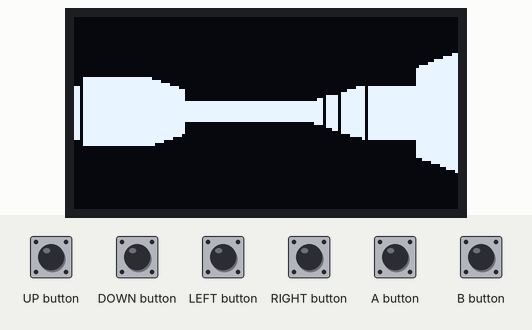
Simulated run of this sketch. Board: Arduboy, built with avr-gcc and run on an emulated ATmega32U4. Shown: 128×64 one-colour display. The inputs (shaded band) are chosen by the test bench.

Above: at 1.2 s.
1.3 s: UP button pressed for 0.15 s
At 2.4 s:
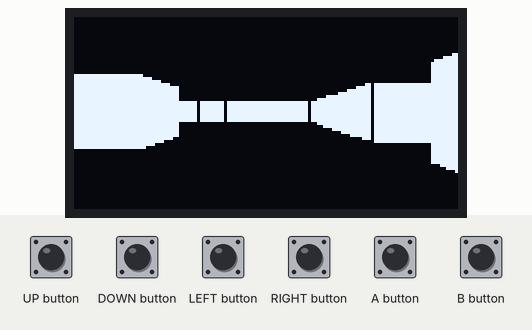
2.9 s: LEFT button pressed for 1 s
At 5.0 s:
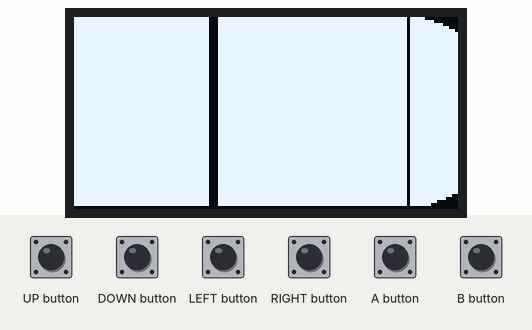
5.4 s: DOWN button pressed for 1 s
At 7.0 s:
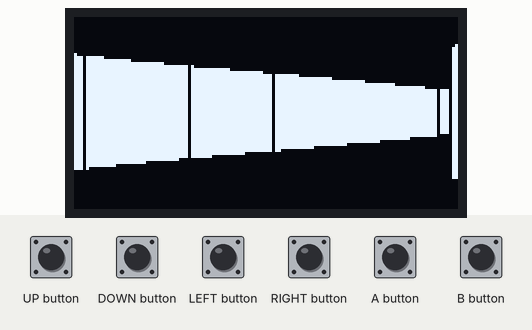
7.9 s: UP button pressed for 1 s
At 9.9 s:
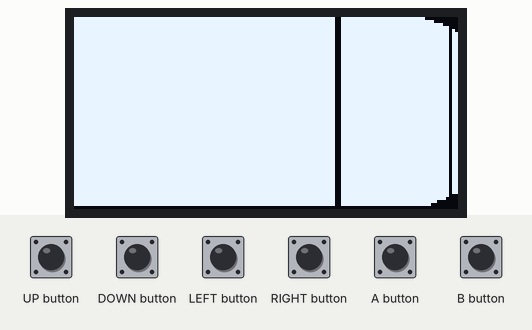
10.4 s: DOWN button pressed for 0.15 s
At 11.2 s:
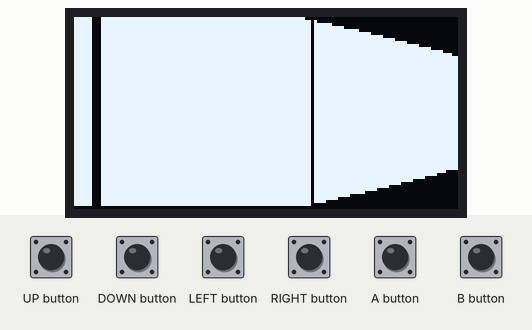
Timing chart, 0 to 13.0 s (numbered marks = the images above; inputs shaded):
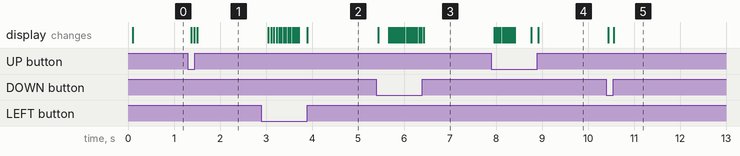

Measured:
- after the input at 1.3 s, the display: first changes after 0.08 s (image 1 shows a later state)
- after the input at 2.9 s, the display: first changes after 0.15 s (image 2 shows a later state)
- after the input at 5.4 s, the display: first changes at once (image 3 shows a later state)
- after the input at 7.9 s, the display: first changes after 0.06 s (image 4 shows a later state)
- after the input at 10.4 s, the display: first changes at once (image 5 shows a later state)

The sketch:

main.ino
```cpp
#include <Arduboy2.h>
#include "Config.h"
#include "RayCaster.h"
#include "ViewPoint.h"
Arduboy2 arduboy;
Graphics _g{arduboy};
ViewPoint _viewPoint{ Cfg::START_POS_X, Cfg::START_POS_Y, ANGLE_0 };
RayCaster _ray;
void setup() {
    arduboy.begin();
    arduboy.setFrameRate(30);
}

void loop() {
  if (!arduboy.nextFrame()){
    return;
  }
  _viewPoint.update(arduboy);
  _viewPoint.checkCollisions();
  _ray.renderView(_g, _viewPoint.x, _viewPoint.y, _viewPoint.angle);
}
```

Graphics.h
```cpp
#pragma once
#include <Arduboy2.h>
struct Graphics{
    Arduboy2& _a;
    uint8_t color = WHITE;
    Graphics(Arduboy2& a) : _a(a) {};

    void clearScreen() noexcept {
        _a.clear();
    }
    void present() noexcept {
        _a.display();
    }
    void setColor(uint8_t c) noexcept {
       color = c; //arduboy is monochrome, so BLACK and WHITE are all we get. :)
    }
    void drawVerticalLine(int x, int y, int length) noexcept{
        _a.drawFastVLine(x, y, length, color);
    }
};
```

LevelData.h
```cpp
#pragma once
static constexpr auto WORLD_ROWS = 16;
static constexpr auto WORLD_COLUMNS = WORLD_ROWS;
static constexpr auto WORLD_SIZE = (WORLD_ROWS * Cfg::CELL_SIZE); //width and height of the gameworld
static constexpr auto FIRST_VALID_CELL = 1; //to shortcut collision testing we can check against the map boundary walls. Helps with mouse interaction and for Q&D respawn when stuck in a wall.
static constexpr auto LAST_VALID_CELL = WORLD_ROWS-2; //0 == wall, 15 == wall. so if our position is below or above the valid spaces, we can bail without performing lookup.
#define USE_BITMAP_LEVELDATA
#ifndef USE_BITMAP_LEVELDATA
static constexpr char WORLD[WORLD_ROWS][WORLD_COLUMNS] PROGMEM = {
    {1,1,1,1,1,1,1,1,1,1,1,1,1,1,1,1},
    {1,0,0,0,0,0,0,0,0,0,0,0,0,0,0,1},
    {1,0,0,1,1,1,1,1,0,0,0,0,0,0,0,1},
    {1,0,0,1,0,0,0,1,0,1,0,1,0,1,0,1},
    {1,0,0,1,0,0,0,1,0,0,0,0,0,0,0,1},
    {1,0,0,1,0,0,1,1,0,0,0,0,0,0,0,1},
    {1,0,0,0,0,0,0,0,0,0,0,0,0,0,0,1},
    {1,0,0,0,0,0,0,0,0,0,0,0,0,0,0,1},
    {1,0,0,0,0,0,0,0,0,0,0,0,0,0,0,1},
    {1,0,0,1,1,0,0,1,1,1,1,1,1,0,0,1},
    {1,0,0,1,0,0,0,0,0,0,0,0,1,0,0,1},
    {1,0,0,1,1,1,0,0,0,0,0,0,1,0,0,1},
    {1,0,0,1,0,0,0,0,0,0,0,0,1,0,0,1},
    {1,0,0,1,1,1,1,1,1,1,1,0,1,0,0,1},
    {1,0,0,0,0,0,0,0,0,0,0,0,0,0,0,1},
    {1,1,1,1,1,1,1,1,1,1,1,1,1,1,1,1}
};
inline constexpr bool isWall(int x, int y) noexcept {
    if (x < FIRST_VALID_CELL || y < FIRST_VALID_CELL
        || x > LAST_VALID_CELL || y > LAST_VALID_CELL) {
        return true;
    }
    return (WORLD[y][x] != 0);
}
#else //use bitmap representation for the map data.
//this saves memory but might give up performance, as the Arduboy does not feature a barrel shifter.
// the expression ">> ((WORLD_COLUMNS - 1) - x)", therefore, could cost up to 15 cycles.
// ergo: ... need to figure out how to run perf tests on the Arduino.
//the bit map was generated thusly: https://pastebin.com/fweGUGJE
static constexpr uint16_t  WORLD[WORLD_ROWS] PROGMEM = {
    /*[ 0] 1111111111111111*/       0xffff,
    /*[ 1] 1000000000000001*/       0x8001,
    /*[ 2] 1001111100000001*/       0x9f01,
    /*[ 3] 1001000101010101*/       0x9155,
    /*[ 4] 1001000100000001*/       0x9101,
    /*[ 5] 1001001100000001*/       0x9301,
    /*[ 6] 1000000000000001*/       0x8001,
    /*[ 7] 1000000000000001*/       0x8001,
    /*[ 8] 1000000000000001*/       0x8001,
    /*[ 9] 1001100111111001*/       0x99f9,
    /*[10] 1001000000001001*/       0x9009,
    /*[11] 1001110000001001*/       0x9c09,
    /*[12] 1001000000001001*/       0x9009,
    /*[13] 1001111111101001*/       0x9fe9,
    /*[14] 1000000000000001*/       0x8001,
    /*[15] 1111111111111111*/       0xffff,
};
inline constexpr bool isWall(int x, int y) noexcept {
    if (x < FIRST_VALID_CELL || y < FIRST_VALID_CELL
        || x > LAST_VALID_CELL || y > LAST_VALID_CELL) {
        return true;
    }
    return (WORLD[y] >> ((WORLD_COLUMNS - 1) - x) & 0x01);
}
#endif // !USE_BITMAP_LEVELDATA

static_assert(WORLD_ROWS == WORLD_COLUMNS && "The map must be square - WORLD_ROWS == WORLD_COLUMNS");
static_assert(Utils::isPowerOfTwo(WORLD_SIZE) && "World width and height must be a power-of-2");
static_assert(!isWall(FIRST_VALID_CELL, FIRST_VALID_CELL));
static_assert(!isWall(LAST_VALID_CELL, LAST_VALID_CELL));
static_assert(isWall(3, 3)); //test an arbitrary position that we know should be a wall
```

RayCaster.h
```cpp
#pragma once
#include "Utils.h"
#include "Config.h"
#include "LevelData.h"
#include "Graphics.h"
#include "LUT.h"
class RayCaster {
    struct RayStart {
        float intersection = 0.0f; //the first possible intersection point
        int boundary = 0; // the next intersection point
        int delta = 0; // the amount needed to move to get to the next cell position
        int next_cell = 0; //cell delta, to move left / right or up / down
    };
    struct RayEnd {
        float distance = 0.0f; // the distance of intersection from the player
        int boundary = 0; // record intersections with cell boundaries
        int intersection = 0; // used to save exact intersection point with a wall
        bool operator <(const RayEnd& that) const noexcept { return distance < that.distance; };
    };

    static constexpr auto WALL_BOUNDARY_COLOR = BLACK;
    static constexpr auto VERTICAL_WALL_COLOR = WHITE;
    static constexpr auto HORIZONTAL_WALL_COLOR = WHITE;
    //The MAGIC_CONSTANT must be an even power-of-two >= WORLD_SIZE. Used to quickly round our position to nearest cell wall using bitwise AND.
    static constexpr auto MAGIC_CONSTANT = (Utils::isPowerOfTwo(WORLD_SIZE) ? WORLD_SIZE : Utils::nextPowerOfTwo(WORLD_SIZE))- Cfg::CELL_SIZE;

    RayStart initHorizontalRay(const int x, const int y, const int view_angle) const noexcept {
        const auto FACING_RIGHT = (view_angle < ANGLE_90 || view_angle >= ANGLE_270);
        const int x_bound = FACING_RIGHT ? CELL_SIZE + (x & MAGIC_CONSTANT) : (x & MAGIC_CONSTANT); //round x to nearest CELL_WIDTH (power-of-2), this is the first possible intersection point.
        const int x_delta = FACING_RIGHT ? CELL_SIZE : -CELL_SIZE; // the amount needed to move to get to the next vertical line (cell boundary)
        const int next_cell_direction = FACING_RIGHT ? 0 : -1;  //x coordinates increase to the left, and decrease to the right
        const float yi = pgm_read_float(&tan_table[view_angle]) * (x_bound - x) + y; // based on first possible vertical intersection line, compute Y intercept, so that casting can begin
        return RayStart{ yi, x_bound, x_delta, next_cell_direction };
    }

    RayStart initVerticalRay(const int x, const int y, const int view_angle) const noexcept {
        const auto FACING_DOWN = (view_angle >= ANGLE_0 && view_angle < ANGLE_180);
        const int y_bound = FACING_DOWN ? CELL_SIZE  + (y & MAGIC_CONSTANT) : (y & MAGIC_CONSTANT); //Optimization: round y to nearest CELL_HEIGHT (power-of-2)
        const int y_delta = FACING_DOWN ? CELL_SIZE : -CELL_SIZE; // the amount needed to move to get to the next horizontal line (cell boundary)
        const int next_cell_direction = FACING_DOWN ? 0 : -1; //remember: y coordinates increase as we move down (south) in the world, and decrease towards the top (north)
        const float xi = pgm_read_float(&inv_tan_table[view_angle]) * (y_bound - y) + x; // based on first possible horizontal intersection line, compute X intercept, so that casting can begin
        return RayStart{ xi, y_bound, y_delta, next_cell_direction };
    }

    RayEnd findVerticalWall(const int x, const int y, const int view_angle) const noexcept  {
        auto [yi,  x_bound, x_delta, next_x_cell] = initHorizontalRay(x, y, view_angle); // cast a ray horizontally, along the x-axis, to intersect with vertical walls
        RayEnd result;
        while (x_bound > -1 && x_bound < WORLD_SIZE) {
            const int cell_x = ((x_bound + next_x_cell) / CELL_SIZE); //arduboy does not have a barrel shifter
            const int cell_y = static_cast<int>(yi) / CELL_SIZE;
            if (!isWall(cell_x, cell_y)) {
                yi += pgm_read_float(&y_step[view_angle]); // compute next Y intercept
                x_bound += x_delta; // move to next possible intersection points
                continue;
            }
            result.distance = (yi - y) * pgm_read_float(&inv_sin_table[view_angle]); // compute distance to hit
            result.boundary = x_bound; // record intersections with cell boundaries
            result.intersection = static_cast<int>(yi);
            return result;
        }
        return result;
    }

    RayEnd findHorizontalWall(const int x, const int y, const int view_angle) const noexcept {
        auto [xi, y_bound, y_delta, next_y_cell] = initVerticalRay(x, y, view_angle); ///ast a ray vertically, along the y-axis, to intersect with horizontal walls
        RayEnd result;
        while (y_bound > -1 && y_bound < WORLD_SIZE) {
            const int cell_x = static_cast<int>(xi) / CELL_SIZE;   // the current cell that the ray is in
            const int cell_y = ((y_bound + next_y_cell) / CELL_SIZE);
            if (!isWall(cell_x, cell_y)) {
                xi += pgm_read_float(&x_step[view_angle]); //compute next X intercept
                y_bound += y_delta;
                continue;
            }
            result.distance = (xi - x) * pgm_read_float(&inv_cos_table[view_angle]);
            result.boundary = y_bound;
            result.intersection = static_cast<int>(xi);
            return result;
        }
        return result;
    }
public:
    RayCaster() {}
    void renderView(Graphics& g, const int x, const int y, int view_angle) const noexcept {
        // This function casts out RAY_COUNT rays from the viewer and builds up the display based on the intersections with the walls.
        // The distance to the first horizontal and vertical edge is recorded. The closest intersection is the one used to draw the display.
        // The inverse of that distance is used to compute the height of the "sliver" of texture that will be drawn on the screen
        g.clearScreen();
        if ((view_angle -= HALF_FOV_ANGLE) < ANGLE_0) { // compute starting angle from player. Field of view is FOV angles, subtract half of that from the current view angle
            view_angle = ANGLE_360 + view_angle;
        }
        for (int ray = 0; ray < RAY_COUNT; ray++) {
            RayEnd xray = findVerticalWall(x, y, view_angle);  //cast a ray along the x-axis to intersect with vertical walls
            RayEnd yray = findHorizontalWall(x, y, view_angle); //cast a ray along the y-axis to intersect with horizontal walls
            auto color = WALL_BOUNDARY_COLOR;
            const float min_dist = (xray < yray) ? xray.distance : yray.distance;
            if (xray < yray) { // there was a vertical wall closer than a horizontal wall
                if (xray.intersection % CELL_SIZE > 1) {
                    color = VERTICAL_WALL_COLOR;
                }
            }
            else { // must have hit a horizontal wall first
                if (yray.intersection % CELL_SIZE > 1) {
                    color = HORIZONTAL_WALL_COLOR;
                }
            }
            // height of the sliver is based on the inverse distance to the intersection. Closer is bigger, so: height = 1/dist. However, 1 is too low a factor to look good so we use a view-filter lookup-table
            const int height = static_cast<int>(pgm_read_float(&cos_table[ray]) / min_dist);
            const int clipped_height = (height > Cfg::VIEWPORT_HEIGHT) ? Cfg::VIEWPORT_HEIGHT : height;
            const int top = VIEWPORT_HORIZON - (clipped_height >> 1); //Optimization: height >> 1 == height / 2. slivers are drawn symmetrically around the viewport horizon.
            const int sliver_x = ray;
            g.setColor(color);
            g.drawVerticalLine(sliver_x, top, clipped_height - 1);
            if (++view_angle == ANGLE_360) {
                view_angle = ANGLE_0; //reset angle back to zero
            }
        }
        g.present();
    }
};
```

Utils.h
```cpp
#pragma once
namespace Utils {
  template<typename T>
	bool constexpr isPowerOfTwo(T x) noexcept {
		return (x != 0) && ((x & (x - 1)) == 0);
	}

	//courtesy of Graham Palmer, https://stackoverflow.com/a/53935759
	template<typename T>
	constexpr T nextPowerOfTwo(T value, size_t pow = 0) noexcept {
		return (value >> pow) ? nextPowerOfTwo(value, pow + 1) : T(1) << pow;
	}
}
```

ViewPoint.h
```cpp
#pragma once
#include "Config.h"
#include "LevelData.h"
#include <Arduboy2.h>
struct ViewPoint {
    int x = 0, y = 0, angle = 0;
    float dx = 0.0f, dy = 0.0f;
    ViewPoint(int cellx, int celly, int startAngle): angle { startAngle }{
        centerInCell(cellx, celly);
    }
    void update(Arduboy2& a){
        dx = 0.0f;
        dy = 0.0f;
        if (a.pressed(RIGHT_BUTTON)) {
            if ((angle += Cfg::ROTATION_SPEED) >= ANGLE_360) {
                angle = ANGLE_0;
            }
        } else if (a.pressed(LEFT_BUTTON)) {
            if ((angle -= Cfg::ROTATION_SPEED) < ANGLE_0) {
                angle = ANGLE_360;
            }
        }
        if (a.pressed(UP_BUTTON)) {
            dx = cos(angle * ANGLE_TO_RADIANS) * Cfg::WALK_SPEED;
            dy = sin(angle * ANGLE_TO_RADIANS) * Cfg::WALK_SPEED;
        } else if (a.pressed(DOWN_BUTTON)) {
            dx = -cos(angle * ANGLE_TO_RADIANS) * Cfg::WALK_SPEED;
            dy = -sin(angle * ANGLE_TO_RADIANS) * Cfg::WALK_SPEED;
        }
        x += static_cast<int>(dx);
        y += static_cast<int>(dy);
    }

    inline constexpr void centerInCell(int cellx, int celly) noexcept  {
        x = cellx * CELL_SIZE + (CELL_SIZE >> 1);
        y = celly * CELL_SIZE + (CELL_SIZE >> 1);
    }

    void checkCollisions() noexcept {// test if user has bumped into a wall, and if so, back up!
        const int MAX = CELL_SIZE - OVERBOARD;
        const int MIN = OVERBOARD;
        const int x_cell = x / CELL_SIZE;
        const int y_cell = y / CELL_SIZE;
        const int x_sub_cell = x % CELL_SIZE; // compute position within the cell
        const int y_sub_cell = y % CELL_SIZE;
        if (dx > 0 && isWall(x_cell + 1, y_cell)) { // moving right, towards a wall
            if (x_sub_cell > MAX) {
                x -= (x_sub_cell - MAX); // back player up amount they stepped over the line
            }
        } else if (dx < 0 && isWall(x_cell - 1, y_cell)) { // moving left, towards a wall
            if (x_sub_cell < MIN) {
                x += (MIN - x_sub_cell);
            }
        }
        if (dy > 0 && isWall(x_cell, y_cell + 1)) { // moving up
            if (y_sub_cell > MAX) {
                y -= (y_sub_cell - MAX);
            }
        } else if (dy < 0 && isWall(x_cell, y_cell - 1)) { // moving down
            if (y_sub_cell < MIN) {
                y += (MIN - y_sub_cell);
            }
        }
    }
};
```

Config.h
```cpp
#pragma once
#include "Utils.h"
namespace Cfg {
	static constexpr auto VIEWPORT_WIDTH = 128;
	static constexpr auto VIEWPORT_HEIGHT = 64;
	static constexpr auto CELL_SIZE = 64; //width and height of a cell in the game world, must be a power of 2.
	static constexpr auto FOV_DEGREES = 60; //Field of View, in degrees. We'll need to break these into RAY_COUNT sub-angles and cast a ray for each angle. We'll be using a lookup table for that
	static constexpr auto START_POS_X = 1;
	static constexpr auto START_POS_Y = 7;
	static constexpr auto WALK_SPEED = 8;
	static constexpr auto ROTATION_SPEED = 16;
	static constexpr auto TABLE_SIZE = static_cast<int>(VIEWPORT_WIDTH* (360.0f / FOV_DEGREES)); //how many elements we need to store the slope of every possible ray that can be projected.
	static_assert(Utils::isPowerOfTwo(CELL_SIZE) && "Cell width and height must be a power-of-2");
};

//global constants derived from the config above:
static constexpr auto RAY_COUNT = Cfg::VIEWPORT_WIDTH; //one ray per column of screen space (horizontal resolution)
//static constexpr auto TWO_PI = 2.0f * 3.141592654f; //defined by the Arduboy library
static constexpr auto ANGLE_360 = Cfg::TABLE_SIZE; //East (and total number of possible angles in a full rotation)
static constexpr auto ANGLE_180 = ANGLE_360 / 2; //West
static constexpr auto ANGLE_90 = ANGLE_360 / 4; //South
static constexpr auto ANGLE_270 = ANGLE_360 - ANGLE_90; //North
static constexpr auto ANGLE_0 = 0;  //back to East
static constexpr auto ANGLE_TO_RADIANS = (TWO_PI / ANGLE_360);
static constexpr auto HALF_FOV_ANGLE = Cfg::VIEWPORT_WIDTH / 2; // FoV/2 in angles (for table lookup) instead of degrees.
static constexpr auto CELL_SIZE = Cfg::CELL_SIZE; //width and height of a cell in the game world, must be a power of 2.
static constexpr auto OVERBOARD = CELL_SIZE / 2; // the absolute closest a player can get to a wall
static constexpr auto VIEWPORT_HORIZON = Cfg::VIEWPORT_HEIGHT / 2;
```

Source omitted: LUT.h (46469 bytes)
